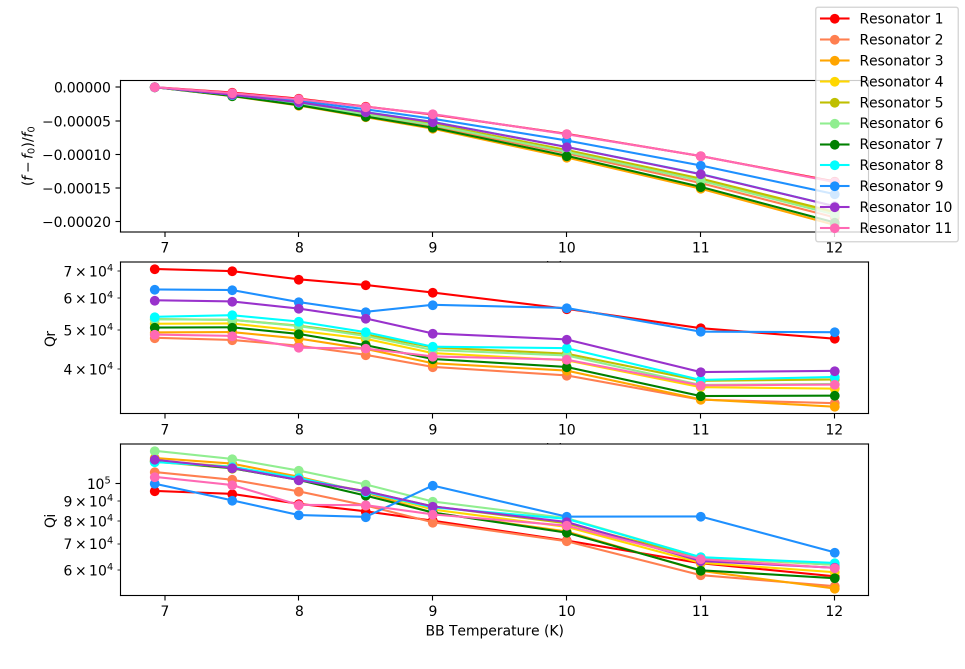
#> input picture Python/BBscan20170516.png, 1930 x 1338 px (shown at 1/2 size)
$ python -i pca_analysis.py   (imports and definitions only)
#> lines starting #> are read from the running program, lines starting #| are printed output that depends on the picture
#!/usr/bin/env python2
# -*- coding: utf-8 -*-
"""
Created on Tue Sep 12 14:29:49 2017

@author: tashaleebillings
"""

#+
# NAME:
#       PCA_ANALYSIS
#
# PURPOSE:
#       Given a collection of datasets, execute a principle component analysis. This closely follows the PCA example from Coyote:
#         http://www.idlcoyote.com/code_tips/pca.html
#
#       The input is a 2D array in which each column is a different dataset. The first step is to subtract the mean from each
#       column, and optionally scale by the stddev if the /normalize_stdev keyword is set.
#
#       The second step is to compute the covariance matrix, and the associated eigenvectors and eigenvalues. A check on the
#       eigenvector/eigenvalue computation is executed. The data is then rotated into the basis set defined by the eigenvectors;
#       the important point here is that the covariance matrix in this new basis is diagonal.
#
#       We then zero the principle components with the largest eigenvalues (or magnitude of eigenvalues if the /absolute keyword
#       is set), with the number of removed components set by the /nrem keyword. We then de-rotated this filtered data back into
#       the original frame.
#
#       We check the eigenvectors, eigenvalues, and rotated data against the same computation done with the PCOMP.pro routine.
#       We do the same for PCA.pro, with the extra comparison of the covariance matrix. Note that we do the individual steps here,
#       rather than relying on the PCOMP.pro or PCA.pro routine, such that the rotation and de-rotation of the data is more transparent.
#
# CATEGORY:
#
# CALLING SEQUENCE:
#
# INPUTS:
#       data -- the m x n array to be analyzed; each of m columns is a dataset with n samples
#
# OPTIONAL INPUTS:
#
# KEYWORD PARAMETERS:
#       normalize_stdev -- if specified, scale each column of the input data array so as to have unit variance
#       absolute -- if specified, the eigenvalues (and corresponding eigenvectors) are sorted in descending order by their absolute value, rather than by their signed value {default is 0}
#       nrem -- the number of principle components to remove (those with the largest eigenvalues are removed) {default is 0}
#       tol -- the tolerance for comparing numbers to 0 {default is 1.e-12}
#       docompare -- if set, compare key results here with PCOMP.pro and PCA.pro
#
# OUTPUTS:
#       struct -- a structure with various computed quantities
#       ['initialdata'] -- the data analyzed here; equal to the input data, but with each column mean-subtracted, and optionally scaled to have unit variance
#       ['covmatrix'] -- the covariance matrix of initialdata
#       ['evals'] -- eigenvalues of the covariance matrix
#       ['evecs'] -- eigenvectors of the covariance matrix (each ROW is a different eigenvector), normalized to unit magnitude
#       ['rotateddata'] -- initialdata rotated into the frame defined by the principle components
#       ['filtereddata'] -- initialdata with the specified number of principle components removed
#       ['filtereddata_restored'] -- filtereddata with the mean and variance of the initial data restored
#
# RESTRICTIONS:
#       x) I don't know when we might have a negative eigenvalue, so it's not clear how/when the /absolute keyword should be used
#
# EXAMPLE:
#
# MODIFICATION HISTORY:
#
#
#-
#***********************************************************************
import numpy as np
import matplotlib.pyplot as plt
from scipy.io.idl import readsav
from attrdict import AttrDict
from scipy import signal


def pca_analysis(data, normalize_stdev=1,absolute=0,nrem=1,tol=1.e-12):

# Define the new variable initialdata, equal to the initial data
# - we introduce a new variable so we can modify it in this function without changing the variable in the main program
# Compute the size of initialdata, and explicitly define m and n
#IMPORTANT: You need to look at your data to see how it is behaving because you might need cut off some of the bad data at the end.
    #initialdata = data
    initialdata = data[0:28600,:] #This line removes the junk we see at the end of the data
    sz = initialdata.shape
    m = sz[1] # Number of Columns
    n = sz[0] # Number of Rows

# Check that nrem is less than (m-1)
    if nrem > (m-1):
        print('nrem =', nrem)
        print('m =', m)
        print('Cannot remove more principle components than number of independent data sets.')

# Subtract the mean from each cloumn of initialdata
# Optionally scale initialdata wuch that each column has unit variance
    mean_vec = np.mean(initialdata, axis=0) #Takes the mean of elements in same column. So m stays the same. Set axis=1 to get mean of each column vector.
    initialdata = initialdata - np.resize(mean_vec,(n,m)) # len(mean_vec) should be the number of columns, m.

    if normalize_stdev is True:
        norm_vec = np.std(initialdata,axis=0,ddof=1) #Takes the std of all elements in the same column
        initialdata = initialdata/np.resize(norm_vec,(n,m))

# Compute the covariance matrix
# This is an m x m array, with element (i,j) equal to the covariance of columns i and j in inputdata
# Default rowvar = True, if so initialdata.transpose() must be done if you set rowvar = False the column is the variable

    covmatrix = np.cov(initialdata, rowvar = False) #This produces an n x n matrix. Each column vector must be the same length.
    corrmatrix = np.corrcoef(initialdata,rowvar = False)

# Compute the eigenvalues and eigenvectors of the covariance matrix
# The result is a m-element array of eigenvalues
# The variable set by the /eigenvectors keyword is an m x m array, with each ROW a different eigenvector
#  - recall these eigenvectors are normalized to unit length
# The variable set by the /residual keyword is an m x m array, equal to (A*x-lambda*x), where:
#  - A is the covariance matrix
#  - x is the eigenvector
#  - lambda is the eigenvalue
#  - this array should be zero, and can be used as a check on the calculation
# The /absolute keyword specifies that the eigenvalues (and corresponding eigenvectors) are sorted by decreasing absolute value of the eigenvalue
    evals,evecs  = np.linalg.eig(covmatrix)

# Check the computation of the eigenvalues through the residual keyword


# Use the eigenvectors to transform the data into the principle components
#  - Recall this is a rotation, and the principle components are such that the rotated datasets are independent
#  - in other words, the covariance matrix of the rotated data is diagonal
# Note that I have transposed the following two equations relative to the Coyote article, but it is consistent
    featurevector = evecs.transpose()
    rotateddata = (np.inner(featurevector,initialdata)).transpose() # This is the matrix with the eigenvectors in the columns transposed so that the eigenvectors are now in the rows.

# Define a filter that removes the principle components with the largest eigenvalues
    filtermatrix = np.ones((n,m))
    #if nrem > 0:
    #    filter[:,0:nrem] = 0

    largest = np.where(evals == evals.max())[0]
    filtermatrix[:,largest] = 0.

# Multiple the rotated data by the filter, and derotate back into the original frame
    fv_inv = np.linalg.inv(featurevector)
    filtereddata = (np.inner(fv_inv,np.multiply(rotateddata,filtermatrix))).transpose()

# Scale and shift the filtered data to restore the mean and variance of the initial dataset
    filtereddata_restored = filtereddata
    if normalize_stdev is True:
        filtereddata_restored = filtereddata_restored*np.resize(norm_vec,(n,m))

    filtereddata_restored = filtereddata_restored# + np.resize(mean_vec,(n,m))

    struct = {'initialdata':initialdata, 'covmatrix':covmatrix, 'corrmatrix':corrmatrix, 'evals':evals, 'evecs':evecs,
              'rotateddata':rotateddata, 'filtereddata':filtereddata, 'filtereddata_restored':filtereddata_restored, 'filter':filtermatrix}

    return struct

def isblind(filename):
     savdata = readsav(filename,python_dict=True)
     allbins = savdata['multitone_data_raw'][0]['bins']
     blindbins = savdata['multitone_data_raw'][0]['blindbin']

     isblind = np.zeros_like(allbins)

     for m in allbins:
         for n in blindbins:
             if m == n:
                 index = np.where(allbins==m)
                 isblind[index] = 1
     return isblind

def findresonators(filename):

    data = readsav(filename,python_dict=True)
    freqs = data['multitone_data_raw'][0]['frlist']

    blinds = isblind(filename)

    resonatorlist = np.zeros(len(blinds)-np.sum(blinds))

    res = 0
    for ind in np.arange(0,len(blinds)):
        if blinds[ind] == 0:
            resonatorlist[res] = freqs[ind]
            res+=1

    return {'reslist': resonatorlist, 'isblind': blinds}

def reverse_numeric(x,y):
    return y-x

#%%
rawsav = ['/Users/tashaleebillings/Desktop/morereadingmaterial/InputPowerScanRawData.sav','/Users/tashaleebillings/Desktop/morereadingmaterial/HighPower1HighPassRawData.sav','/Users/tashaleebillings/Desktop/morereadingmaterial/HighPower2RawData.sav','/Users/tashaleebillings/Desktop/morereadingmaterial/LowPowerRawData.sav']
rawsavdir = {'InputPowerScanRawData':'/Users/tashaleebillings/Desktop/morereadingmaterial/InputPowerScanRawData.sav','HighPower1HighPassRawData' :'/Users/tashaleebillings/Desktop/morereadingmaterial/HighPower1HighPassRawData.sav','HighPower2RawData':'/Users/tashaleebillings/Desktop/morereadingmaterial/HighPower2RawData.sav','LowPowerRawData':'/Users/tashaleebillings/Desktop/morereadingmaterial/LowPowerRawData.sav'}
dataname = ['InputPowerScanRawData','HighPower1HighPassRawData','HighPower2RawData','LowPowerRawData']

i=2 # i goes from 0 to len(rawsav). I'm sure you can use a for loop to iterate through the .sav files but I did it one by one.
# [1 line that did not run here, left out]
# [1 line that did not run here, left out]
# [1 line that did not run here, left out]

#rawdata = readsav(rawsav[i]) #/scr/starfire/testdata/CD006/InputPowerScan/0_multitone/20170719_183039/rawdata.sav')
#blind = isblind('/Users/tashaleebillings/Desktop/morereadingmaterial/InputPowerScanRawData.sav') #/scr/starfire/testdata/CD006/InputPowerScan/0_multitone/20170719_183039/rawdata.sav')

#If you look at the data you will see that there are 'nan' at the end so I set them equal to zero but if you look at line 82 for the variable 'initialdata' I cut those off because they give a large spike. I guess you can write code that goes in and identifies and removes the 'nan'.
# [1 line that did not run here, left out]
# [1 line that did not run here, left out]
# [1 line that did not run here, left out]
#I = I[:hm,:].copy()
#Q = Q[:hm,:].copy()
# [1 line that did not run here, left out]
# [1 line that did not run here, left out]

# [1 line that did not run here, left out]
# [1 line that did not run here, left out]
# [1 line that did not run here, left out]
# [1 line that did not run here, left out]
# [1 line that did not run here, left out]
row = 0
# [1 line that did not run here, left out]
# [1 line that did not run here, left out]

# [6 lines not run here, left out]

# [4 lines of commented-out code are left out]

# [1 line that did not run here, left out]
# [1 line that did not run here, left out]

# [1 line that did not run here, left out]
# [1 line that did not run here, left out]
# [1 line that did not run here, left out]

# [1 line that did not run here, left out]
# [1 line that did not run here, left out]
# [1 line that did not run here, left out]

#Covariance is just an unstandardized version of correlation.  To compute any correlation, we divide the covariance by the standard deviation of both variables to remove units of measurement.
#So a covariance is just a correlation measured in the units of the original variables.

#print(pcaI['evecs'].shape)
#print(pcaI['covmatrix'].shape)
#print(pcaI['corrmatrix']) #constrained to being between -1 and 1 to assess the strength of a realtionship between two variables
#print(pcaI['covmatrix'])

#%%
# MAKE PLOTS

# [5 lines not run here, left out]

fig, axes = plt.subplots(nrows=2 , ncols=2, figsize=(14,14))

# [1 line that did not run here, left out]
# [2 lines not run here, left out]

# [1 line that did not run here, left out]
# [2 lines not run here, left out]

# [1 line that did not run here, left out]
# [2 lines not run here, left out]

# [1 line that did not run here, left out]
# [4 lines not run here, left out]
#handles, labels = axes.get_legend_handles_labels()
#fig.legend(handles,labels,bbox_to_anchor=(.95,.6),borderaxespad=0.)
#fig.tight_layout()

fig,axes = plt.subplots(nrows=3, ncols=2, figsize=(14,14))

# [1 line that did not run here, left out]
# [2 lines not run here, left out]
#axes[0,0].set_xlabel('I')
#axes[0,0].set_ylabel('Q')

# [1 line that did not run here, left out]
# [1 line not run here, left out]
#axes[1,0].set_title('Res 2 Initial Data')
#axes[1,0].set_xlabel('I')
#axes[1,0].set_ylabel('Q')

# [1 line that did not run here, left out]
# [1 line not run here, left out]
#axes[2,0].set_title('Res 3 Initial Data')
#axes[2,0].set_xlabel('I')
#axes[2,0].set_ylabel('Q')

# [1 line that did not run here, left out]
# [2 lines not run here, left out]
#axes[0,1].set_xlabel('I')
#axes[0,1].set_ylabel('Q')

# [1 line that did not run here, left out]
# [1 line not run here, left out]
#axes[1,1].set_xlabel('I')
#axes[1,1].set_ylabel('Q')

# [1 line that did not run here, left out]
# [9 lines not run here, left out]

#%%
"""
#----------------------------------------------------------------------------------------------
# This section just makes test plots.
#----------------------------------------------------------------------------------------------

plt.figure('FULL');plt.plot(signal.fftconvolve(pcaIQ['initialdata'][:,2],pcaIQ['initialdata'][:,13], 'full'),'.',label='Res 3');plt.plot(signal.fftconvolve(pcaIQ['initialdata'][:,1],pcaIQ['initialdata'][:,12], 'full'),'.',label='Res 2');plt.plot(signal.fftconvolve(pcaIQ['initialdata'][:,0],pcaIQ['initialdata'][:,11], 'full'),'.',label='Res 1');plt.plot(np.max(signal.fftconvolve(pcaIQ['initialdata'][:,2],pcaIQ['initialdata'][:,13],'full')),np.where(np.max(signal.fftconvolve(pcaIQ['initialdata'][:,2],pcaIQ['initialdata'][:,13],'full')))[0],'*');plt.legend()
plt.figure('FULL Blind');plt.plot(signal.fftconvolve(pcaIQblind['initialdata'][:,2],pcaIQblind['initialdata'][:,18], 'full'),'.',label='Bin 3');plt.plot(signal.fftconvolve(pcaIQblind['initialdata'][:,1],pcaIQblind['initialdata'][:,17], 'full'),'.',label='Bin 2');plt.plot(signal.fftconvolve(pcaIQblind['initialdata'][:,0],pcaIQblind['initialdata'][:,16], 'full'),'.',label='Bin 1');plt.plot(np.max(signal.fftconvolve(pcaIQblind['initialdata'][:,2],pcaIQblind['initialdata'][:,13],'full')),np.where(np.max(signal.fftconvolve(pcaIQblind['initialdata'][:,2],pcaIQblind['initialdata'][:,13],'full')))[0],'*');plt.legend()

plt.figure('Eigenvector of PCA Component')
plt.plot(pcaIQblind['evecs'][:,0],'.-',label='Bin 1')
plt.plot(pcaIQblind['evecs'][:,1],'.-',label='Bin 2')
plt.plot(pcaIQblind['evecs'][:,2],'.-',label='Bin 3')
plt.legend()


test= np.ones((100,))/100
plt.figure(3);plt.plot(pcaIQblind['rotateddata'][:,0])
plt.figure(3);plt.plot(np.convolve(pcaIQblind['rotateddata'][:,0],test,'same'))


#pathtodir = '/Users/tashaleebillings/Desktop/'

plt.figure('Covariance Plot')
plt.clf()
plt.subplot(311)
plt.title('I')
plt.imshow(pcaI['covmatrix'],aspect='auto',interpolation='None')
plt.subplot(312)
plt.title('Q')
plt.imshow(pcaQ['covmatrix'],aspect='auto',interpolation='None')
plt.subplot(313)
plt.title('IQ')
plt.imshow(pcaIQ['covmatrix'],aspect='auto',interpolation='None')
plt.colorbar()

plt.tight_layout()
#plt.savfig(pathtodir+'CovPlot.png')
#plt.show()

plt.figure('Correlation Plot')
plt.clf()
plt.subplot(311)
plt.title('I')
plt.imshow(pcaI['corrmatrix'],aspect='auto',interpolation='None')
plt.subplot(312)
plt.title('Q')
plt.imshow(pcaQ['corrmatrix'],aspect='auto',interpolation='None')
plt.subplot(313)
plt.title('IQ')
plt.imshow(pcaIQ['corrmatrix'],aspect='auto',interpolation='None')
plt.colorbar()

plt.tight_layout()
#plt.savfig(pathtodir+'CorPlot.png')
plt.show()

#----------------------------------------------------------------------------------------------
# Made up Data Section. I used this section to test my code against Steve's IDL
#----------------------------------------------------------------------------------------------

# Generated Dataset 1
N = 10000
t = np.linspace(0,1,num=N)
x1 = np.sin(2.*np.pi*t) #np.random.randn(N)
x1 -= x1.mean()
x2 = np.cos(2.*np.pi*t) #np.random.randn(N)
x2 -= x2.mean()
c = np.random.randn(N)
a = 10
com = a*c
x1 += com
x2 += com

# Initial Data
#A = np.array([[x1],[x2]]).squeeze()
A = np.vstack((x1,x2))


# Generated Dataset 2
nvec = 1000
gx = 10.
gy = 10.
var_x = 1.
var_y = 1.
c = np.random.randn(nvec)
x = gx*c + np.sqrt(var_x)*np.random.randn(nvec)
y = gy*c + np.sqrt(var_y)*np.random.randn(nvec)
dataAdjust = (np.vstack((x,y))).transpose()

# Generated Dataset 3
np.random.seed(1)
x = np.linspace(0, 1, 500)
h = 0.01
C = np.exp(-0.5 * (x - x[:, None]) ** 2 / h ** 2)
y = 0.8 + 0.3 * np.random.multivariate_normal(np.zeros(len(x)), C)
w = np.zeros_like(x)
w[(x > 0.12) & (x < 0.28)] = 1
y_norm = np.convolve(np.ones_like(y), w, mode='full')
valid_indices = (y_norm != 0)
y_norm = y_norm[valid_indices]
y_w = np.convolve(y, w, mode='full')[valid_indices] / y_norm
x_w = np.convolve(x, w, mode='full')[valid_indices] / y_norm
y_fft = np.fft.fft(y)
w_fft = np.fft.fft(w)
yw_fft = y_fft * w_fft
yw_final = np.fft.ifft(yw_fft)

pca = pca_analysis(data=dataAdjust, normalize_stdev=1,absolute=0,nrem=0,tol=1.e-12)
print('evals =', pca['evals'])
print('evecs =', pca['evecs'])
print('PCA Filter = ', pca['filtereddata'])
print('Initial Data = ', pca['initialdata'])
print(pca['filtereddata'].shape)
print(pca['initialdata'].shape)
print(pca['covmatrix'].shape)

"""

>>> import cv2
>>> picture = cv2.imread('BBscan20170516.png', cv2.IMREAD_GRAYSCALE)
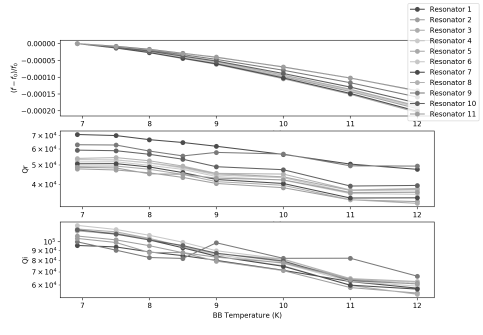
#> picture: shape (1338, 1930) (shown at 1/4 size); min 0, max 255, mean 243
>>> result = pca_analysis(picture)
#> in pca_analysis, `mean_vec = np.mean(initialdata, axis=0)`: mean_vec = 1930 values, max 255 at index 0, min 80.38 at index 240, mean 243
#> in pca_analysis, `initialdata = initialdata - np.resize(mean_vec,(n,m))`:
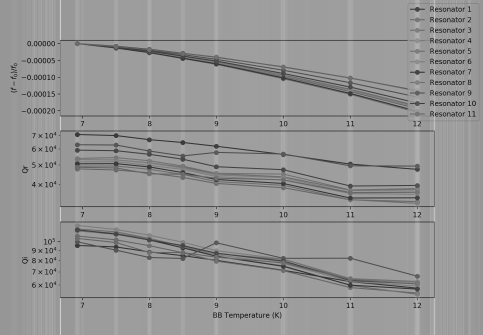
#> initialdata: shape (1338, 1930) float64 (shown at 1/4 size); min -253.4, max 174.6, mean 0; drawn with min black and max white
#> in pca_analysis, `covmatrix = np.cov(initialdata, rowvar = False)`:
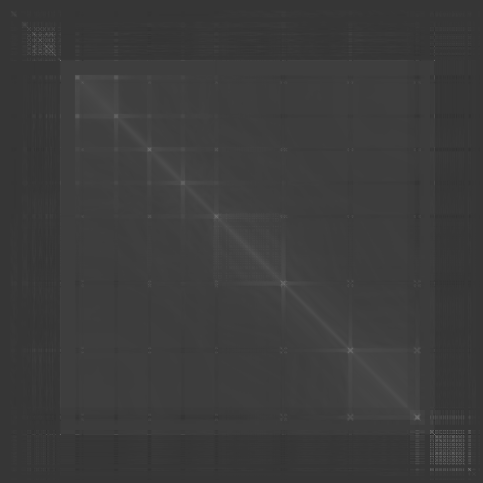
#> covmatrix: shape (1930, 1930) float64 (shown at 1/4 size); min -3816.5, max 13998.3, mean 378.3; drawn with min black and max white
#> in pca_analysis, `corrmatrix = np.corrcoef(initialdata,rowvar = False)`:
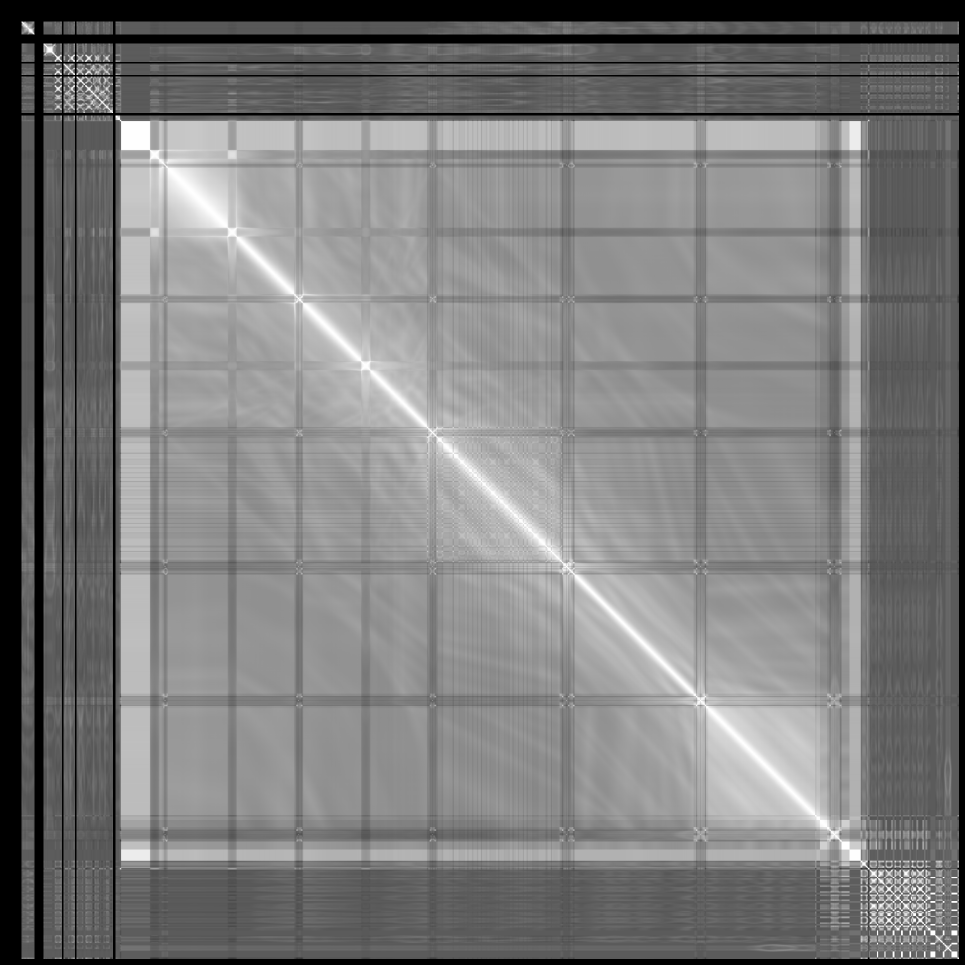
#> corrmatrix: shape (1930, 1930) float64 (shown at 1/2 size); 8.52% of the values are NaN or infinite; the others: min -0.588, max 1, mean 0.261; drawn with min black, max white, NaN and infinite black
#> in pca_analysis, `largest = np.where(evals == evals.max())[0]`: largest = [0]
#> result = 9 items
